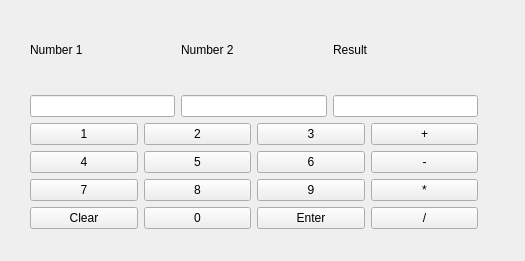
<?xml version="1.0" encoding="UTF-8"?>
<ui version="4.0">
 <class>MainWindow</class>
 <widget class="QMainWindow" name="MainWindow">
  <property name="geometry">
   <rect>
    <x>0</x>
    <y>0</y>
    <width>525</width>
    <height>261</height>
   </rect>
  </property>
  <property name="windowTitle">
   <string>MainWindow</string>
  </property>
  <widget class="QWidget" name="centralwidget">
   <widget class="QWidget" name="">
    <property name="geometry">
     <rect>
      <x>30</x>
      <y>10</y>
      <width>448</width>
      <height>219</height>
     </rect>
    </property>
    <layout class="QGridLayout" name="gridLayout_3">
     <item row="0" column="0">
      <layout class="QGridLayout" name="gridLayout">
       <item row="0" column="0">
        <widget class="QLabel" name="text_number1">
         <property name="text">
          <string>Number 1</string>
         </property>
        </widget>
       </item>
       <item row="0" column="1">
        <widget class="QLabel" name="text_number2">
         <property name="text">
          <string>Number 2</string>
         </property>
        </widget>
       </item>
       <item row="0" column="2">
        <widget class="QLabel" name="text_results">
         <property name="text">
          <string>Result</string>
         </property>
        </widget>
       </item>
       <item row="1" column="0">
        <widget class="QLineEdit" name="lineEdit_1"/>
       </item>
       <item row="1" column="1">
        <widget class="QLineEdit" name="lineEdit_2"/>
       </item>
       <item row="1" column="2">
        <widget class="QLineEdit" name="lineEdit_result"/>
       </item>
      </layout>
     </item>
     <item row="1" column="0">
      <layout class="QGridLayout" name="gridLayout_2">
       <item row="0" column="0">
        <layout class="QHBoxLayout" name="horizontalLayout">
         <item>
          <widget class="QPushButton" name="pushButton_1">
           <property name="text">
            <string>1</string>
           </property>
          </widget>
         </item>
         <item>
          <widget class="QPushButton" name="pushButton_2">
           <property name="text">
            <string>2</string>
           </property>
          </widget>
         </item>
         <item>
          <widget class="QPushButton" name="pushButton_3">
           <property name="text">
            <string>3</string>
           </property>
          </widget>
         </item>
         <item>
          <widget class="QPushButton" name="pushButton_add">
           <property name="text">
            <string>+</string>
           </property>
          </widget>
         </item>
        </layout>
       </item>
       <item row="1" column="0">
        <layout class="QHBoxLayout" name="horizontalLayout_2">
         <item>
          <widget class="QPushButton" name="pushButton_4">
           <property name="text">
            <string>4</string>
           </property>
          </widget>
         </item>
         <item>
          <widget class="QPushButton" name="pushButton_5">
           <property name="text">
            <string>5</string>
           </property>
          </widget>
         </item>
         <item>
          <widget class="QPushButton" name="pushButton_6">
           <property name="text">
            <string>6</string>
           </property>
          </widget>
         </item>
         <item>
          <widget class="QPushButton" name="pushButton_minus">
           <property name="text">
            <string>-</string>
           </property>
          </widget>
         </item>
        </layout>
       </item>
       <item row="2" column="0">
        <layout class="QHBoxLayout" name="horizontalLayout_3">
         <item>
          <widget class="QPushButton" name="pushButton_7">
           <property name="text">
            <string>7</string>
           </property>
          </widget>
         </item>
         <item>
          <widget class="QPushButton" name="pushButton_8">
           <property name="text">
            <string>8</string>
           </property>
          </widget>
         </item>
         <item>
          <widget class="QPushButton" name="pushButton_9">
           <property name="text">
            <string>9</string>
           </property>
          </widget>
         </item>
         <item>
          <widget class="QPushButton" name="pushButton_multiply">
           <property name="text">
            <string>*</string>
           </property>
          </widget>
         </item>
        </layout>
       </item>
       <item row="3" column="0">
        <layout class="QHBoxLayout" name="horizontalLayout_4">
         <item>
          <widget class="QPushButton" name="pushButton_clear">
           <property name="text">
            <string>Clear</string>
           </property>
          </widget>
         </item>
         <item>
          <widget class="QPushButton" name="pushButton_0">
           <property name="text">
            <string>0</string>
           </property>
          </widget>
         </item>
         <item>
          <widget class="QPushButton" name="pushButton_Enter">
           <property name="text">
            <string>Enter</string>
           </property>
          </widget>
         </item>
         <item>
          <widget class="QPushButton" name="pushButton_divide">
           <property name="text">
            <string>/</string>
           </property>
          </widget>
         </item>
        </layout>
       </item>
      </layout>
     </item>
    </layout>
   </widget>
  </widget>
 </widget>
 <resources/>
 <connections/>
</ui>
